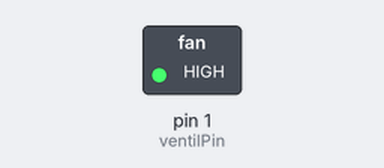
The sketch below on a simulated Arduino Uno, built with avr-gcc and run on an emulated ATmega328P. On the bench: switched loads named in the sketch (green lamp = pin HIGH).

Above: at 0.1 s.
Timing chart, 0 to 1.6 s (numbered marks = the images above):
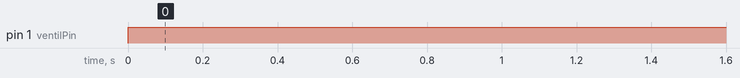

The sketch:

MagnetVentil.ino
```cpp
int ventilZustand = 0;
int ventilPin = 1;

void setup()
{
  pinMode(ventilPin, OUTPUT);

}

void loop()
{
 digitalWrite(ventilPin, ventilZustand);
 ventilZustand = HIGH;

}
```

Measured:
- by itself, pin 1 (ventilPin): LOW → HIGH at 0.00 s
